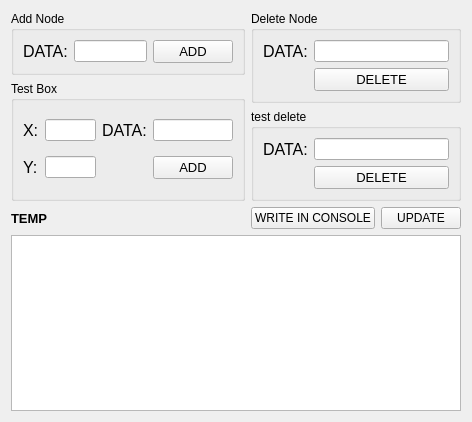
<?xml version="1.0" encoding="UTF-8"?>
<ui version="4.0">
 <class>Form</class>
 <widget class="QWidget" name="Form">
  <property name="geometry">
   <rect>
    <x>0</x>
    <y>0</y>
    <width>472</width>
    <height>422</height>
   </rect>
  </property>
  <property name="windowTitle">
   <string>Form</string>
  </property>
  <layout class="QGridLayout" name="gridLayout">
   <item row="5" column="0" colspan="3">
    <widget class="QTextEdit" name="textEdit">
     <property name="font">
      <font>
       <pointsize>10</pointsize>
       <weight>75</weight>
       <bold>true</bold>
      </font>
     </property>
    </widget>
   </item>
   <item row="3" column="1">
    <widget class="QPushButton" name="consoleb">
     <property name="text">
      <string>WRITE IN CONSOLE</string>
     </property>
    </widget>
   </item>
   <item row="3" column="2">
    <widget class="QPushButton" name="update">
     <property name="text">
      <string>UPDATE</string>
     </property>
    </widget>
   </item>
   <item row="0" column="0">
    <widget class="QGroupBox" name="AddG">
     <property name="title">
      <string>Add Node</string>
     </property>
     <layout class="QGridLayout" name="gridLayout_2">
      <item row="0" column="0">
       <widget class="QLabel" name="label">
        <property name="font">
         <font>
          <pointsize>12</pointsize>
          <weight>50</weight>
          <bold>false</bold>
         </font>
        </property>
        <property name="text">
         <string>DATA:</string>
        </property>
       </widget>
      </item>
      <item row="0" column="1">
       <widget class="QLineEdit" name="add"/>
      </item>
      <item row="0" column="2">
       <widget class="QPushButton" name="addbutton">
        <property name="font">
         <font>
          <pointsize>10</pointsize>
          <weight>50</weight>
          <bold>false</bold>
         </font>
        </property>
        <property name="text">
         <string>ADD</string>
        </property>
       </widget>
      </item>
     </layout>
    </widget>
   </item>
   <item row="0" column="1" rowspan="2" colspan="2">
    <widget class="QGroupBox" name="DeletG">
     <property name="title">
      <string>Delete Node</string>
     </property>
     <layout class="QGridLayout" name="gridLayout_4">
      <item row="0" column="0">
       <widget class="QLabel" name="label_4">
        <property name="font">
         <font>
          <pointsize>12</pointsize>
          <weight>50</weight>
          <bold>false</bold>
         </font>
        </property>
        <property name="text">
         <string>DATA:</string>
        </property>
       </widget>
      </item>
      <item row="0" column="1">
       <widget class="QLineEdit" name="del"/>
      </item>
      <item row="1" column="1">
       <widget class="QPushButton" name="delbutton">
        <property name="font">
         <font>
          <pointsize>10</pointsize>
          <weight>50</weight>
          <bold>false</bold>
         </font>
        </property>
        <property name="text">
         <string>DELETE</string>
        </property>
       </widget>
      </item>
     </layout>
     <zorder>delbutton</zorder>
     <zorder>del</zorder>
     <zorder>label_4</zorder>
    </widget>
   </item>
   <item row="1" column="0" rowspan="2">
    <widget class="QGroupBox" name="TestG">
     <property name="title">
      <string>Test Box</string>
     </property>
     <layout class="QGridLayout" name="gridLayout_3">
      <item row="0" column="0">
       <widget class="QLabel" name="x1">
        <property name="font">
         <font>
          <pointsize>12</pointsize>
         </font>
        </property>
        <property name="text">
         <string>X:</string>
        </property>
       </widget>
      </item>
      <item row="0" column="1">
       <widget class="QLineEdit" name="testx"/>
      </item>
      <item row="0" column="2">
       <widget class="QLabel" name="label_2">
        <property name="font">
         <font>
          <pointsize>12</pointsize>
         </font>
        </property>
        <property name="text">
         <string>DATA:</string>
        </property>
       </widget>
      </item>
      <item row="0" column="3" colspan="2">
       <widget class="QLineEdit" name="text"/>
      </item>
      <item row="1" column="0">
       <widget class="QLabel" name="y1">
        <property name="font">
         <font>
          <pointsize>12</pointsize>
         </font>
        </property>
        <property name="text">
         <string>Y:</string>
        </property>
       </widget>
      </item>
      <item row="1" column="1">
       <widget class="QLineEdit" name="testy"/>
      </item>
      <item row="1" column="2">
       <spacer name="horizontalSpacer">
        <property name="orientation">
         <enum>Qt::Horizontal</enum>
        </property>
        <property name="sizeHint" stdset="0">
         <size>
          <width>40</width>
          <height>20</height>
         </size>
        </property>
       </spacer>
      </item>
      <item row="1" column="3" colspan="2">
       <widget class="QPushButton" name="testsub">
        <property name="font">
         <font>
          <pointsize>10</pointsize>
          <weight>50</weight>
          <bold>false</bold>
         </font>
        </property>
        <property name="text">
         <string>ADD</string>
        </property>
       </widget>
      </item>
     </layout>
    </widget>
   </item>
   <item row="2" column="1" colspan="2">
    <widget class="QGroupBox" name="DeletG_2">
     <property name="title">
      <string>test delete</string>
     </property>
     <layout class="QGridLayout" name="gridLayout_6">
      <item row="0" column="1">
       <widget class="QLineEdit" name="del_3"/>
      </item>
      <item row="1" column="1">
       <widget class="QPushButton" name="testdel">
        <property name="font">
         <font>
          <pointsize>10</pointsize>
          <weight>50</weight>
          <bold>false</bold>
         </font>
        </property>
        <property name="text">
         <string>DELETE</string>
        </property>
       </widget>
      </item>
      <item row="0" column="0">
       <widget class="QLabel" name="label_6">
        <property name="font">
         <font>
          <pointsize>12</pointsize>
          <weight>50</weight>
          <bold>false</bold>
         </font>
        </property>
        <property name="text">
         <string>DATA:</string>
        </property>
       </widget>
      </item>
     </layout>
    </widget>
   </item>
   <item row="3" column="0">
    <widget class="QLabel" name="label_3">
     <property name="font">
      <font>
       <pointsize>10</pointsize>
       <weight>75</weight>
       <bold>true</bold>
      </font>
     </property>
     <property name="text">
      <string>TEMP</string>
     </property>
    </widget>
   </item>
  </layout>
 </widget>
 <resources/>
 <connections/>
</ui>
